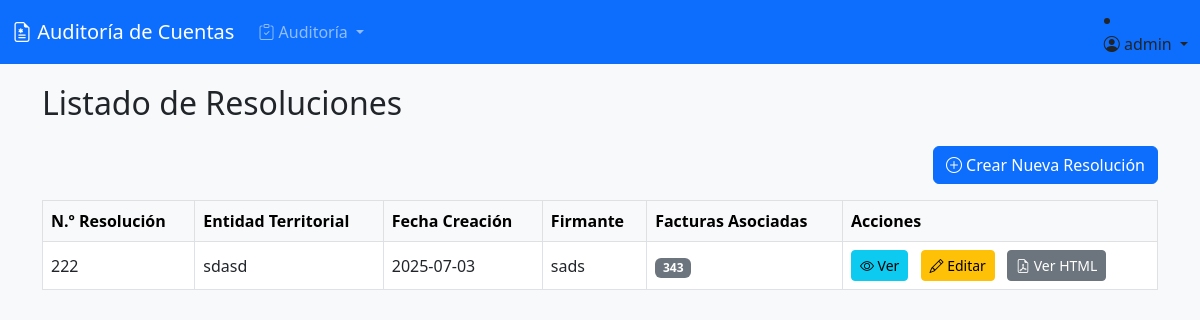
The page /facturacion/resoluciones/ (signed in) on the database its author committed.
### facturacion/models.py (models this page shows, shortened)
class Resolucion(models.Model):
    numero_resolucion = models.CharField(max_length=50, unique=True, help_text="Número único de la resolución")
    entidad_territorial = models.CharField(max_length=255, help_text="Nombre de la Secretaría de Salud que emite la resolución")
    fecha_creacion = models.DateField(auto_now_add=True)
    nombre_firmante = models.CharField(max_length=255, help_text="Nombre completo del firmante de la resolución")
    facturas = models.ManyToManyField(Factura, related_name='resoluciones', blank=True, help_text="Facturas aprobadas por esta resolución")
    cuerpo_resolucion_html = models.TextField(blank=True, null=True, help_text="Contenido HTML generado de la resolución")
    archivo_pdf = models.FileField(upload_to='resoluciones_pdf/', blank=True, null=True, help_text="Archivo PDF de la resolución")
    class Meta:
        verbose_name = "Resolución"
        verbose_name_plural = "Resoluciones"

class Factura(models.Model):
    ESTADO_CHOICES = [
        ('Radicada', 'Radicada'),
        ('Devuelta', 'Devuelta'),
        ('En Auditoria', 'En Auditoría'),
        ('Auditada', 'Auditada'),
    ]
    TIPO_AUDITORIA_CHOICES = [
        ('Acuerdo', 'Acuerdo'),
        ('Contrato', 'Contrato'),
        ('Ambulatorio', 'Ambulatorio'),
        ('Hospitalizacion', 'Hospitalización'),
        ('Urgencias', 'Urgencias'),
    ]
    numero = models.CharField(max_length=50)
    cufe = models.CharField(max_length=150)
    fecha_emision = models.DateField()
    fecha_radicacion = models.DateField(auto_now_add=True)
    ips = models.ForeignKey(Profile, on_delete=models.PROTECT, related_name='facturas_ips')
    eps = models.ForeignKey(Profile, on_delete=models.PROTECT, related_name='facturas_eps')
    paciente = models.ForeignKey(Paciente, on_delete=models.PROTECT, null=True, blank=True)
    valor_bruto = models.DecimalField(max_digits=12, decimal_places=2)
    estado = models.CharField(max_length=20, choices=ESTADO_CHOICES, default="Radicada")
    archivo_rips = models.FileField(upload_to='rips/')
    contrato = models.ForeignKey('Contrato', on_delete=models.SET_NULL, null=True, blank=True)
    lote = models.ForeignKey(Lote, on_delete=models.SET_NULL, null=True, blank=True, related_name='facturas', help_text="Lote al que pertenece esta factura")
    auditor = models.ForeignKey(settings.AUTH_USER_MODEL, on_delete=models.SET_NULL, null=True, blank=True,
                                related_name='facturas_auditadas', limit_choices_to={'profile__role': 'AUDITOR'})
    tipo_auditoria = models.CharField(max_length=20, choices=TIPO_AUDITORIA_CHOICES, null=True, blank=True, help_text="Tipo de auditoría para la factura")

### facturacion/views.py (the view)
# urls.py: path('resoluciones/', resolucion_list, name='resolucion_list'),
@login_required
def resolucion_list(request):
    resoluciones = Resolucion.objects.all().order_by('-fecha_creacion')
    return render(request, 'facturacion/resolucion_list.html', {'resoluciones': resoluciones})

### templates/facturacion/resolucion_list.html (shortened to what this page needs)
{% extends 'base.html' %}
{% block content %}
<h2 class="mb-4">Listado de Resoluciones</h2>
<div class="d-flex justify-content-end mb-3">
    <a href="{% url 'facturacion:resolucion_create' %}" class="btn btn-primary"><i class="bi bi-plus-circle"></i> Crear Nueva Resolución</a>
</div>
{% if resoluciones %}
<div class="table-responsive">
  <table class="table table-bordered table-hover align-middle">
    <thead class="table-light">
      <tr>
        <th>N.º Resolución</th>
        <th>Entidad Territorial</th>
        <th>Fecha Creación</th>
        <th>Firmante</th>
        <th>Facturas Asociadas</th>
        <th>Acciones</th>
      </tr>
    </thead>
    <tbody>
    {% for resolucion in resoluciones %}
      <tr>
        <td>{{ resolucion.numero_resolucion }}</td>
        <td>{{ resolucion.entidad_territorial }}</td>
        <td>{{ resolucion.fecha_creacion|date:"Y-m-d" }}</td>
        <td>{{ resolucion.nombre_firmante }}</td>
        <td>
          {% for factura in resolucion.facturas.all %}
            <span class="badge bg-secondary">{{ factura.numero }}</span>
          {% empty %}
            N/A
          {% endfor %}
        </td>
        <td>
          <a href="{% url 'facturacion:resolucion_detail' resolucion.pk %}" class="btn btn-info btn-sm me-2"><i class="bi bi-eye"></i> Ver</a>
          <a href="{% url 'facturacion:resolucion_edit' resolucion.pk %}" class="btn btn-warning btn-sm me-2"><i class="bi bi-pencil"></i> Editar</a>
          <a href="{% url 'facturacion:resolucion_render_html' resolucion.pk %}" target="_blank" class="btn btn-secondary btn-sm"><i class="bi bi-file-earmark-pdf"></i> Ver HTML</a>
        </td>
      </tr>
    {% endfor %}
    </tbody>
  </table>
</div>
{% else %}
<div class="alert alert-info" role="alert">
  No hay resoluciones registradas aún.
</div>
{% endif %}
{% endblock %}

### templates/base.html (shortened to what this page needs)
<!DOCTYPE html>
<html lang="es">
<head>
    <link href="https://cdn.jsdelivr.net/npm/bootstrap@5.3.0/dist/css/bootstrap.min.css" rel="stylesheet">
    <link rel="stylesheet" href="https://cdn.jsdelivr.net/npm/bootstrap-icons@1.10.0/font/bootstrap-icons.css">
</head>
<body>
<nav class="navbar navbar-expand-lg navbar-dark bg-primary">
    <div class="container-fluid">
        <a class="navbar-brand" href="/">
            <i class="bi bi-file-earmark-medical"></i>
            Auditoría de Cuentas
        </a>
        <div class="collapse navbar-collapse" id="navbarMain">
            <ul class="navbar-nav me-auto mb-2 mb-lg-0">
                {% if user.profile.role == 'ET' or user.profile.role == 'AUDITOR' %}
                <li class="nav-item dropdown">
                    <a class="nav-link dropdown-toggle" href="#" role="button" data-bs-toggle="dropdown">
                        <i class="bi bi-clipboard-check"></i> Auditoría
                    </a>
                </li>
                {% endif %}
            </ul>
            {% if user.is_authenticated %}
            <li class="nav-item dropdown">
                <a class="nav-link dropdown-toggle" href="#" role="button" data-bs-toggle="dropdown">
                    <i class="bi bi-person-circle"></i> {{ user.username }}
                </a>
            </li>
            {% else %}
            <li class="nav-item">
                <a class="nav-link" href="{% url 'accounts:login' %}">
                    <i class="bi bi-box-arrow-in-right"></i> Iniciar Sesión
                </a>
            </li>
            {% endif %}
        </div>
    </div>
</nav>
<div class="container">
    {% block content %}{% endblock %}
</div>
</body>
</html>

### templates/base.html (style rules this page uses)
body { background: #f8f9fa; min-height: 100vh; display: flex; flex-direction: column; }
.container { margin-top: 20px; flex: 1; }

### rows shown on the page
Resolucion: numero_resolucion "222", entidad_territorial "sdasd", fecha_creacion "2025-07-03", nombre_firmante "sads"
Factura: numero "343"

### other values the page prints
{{ user.username }} "admin"
